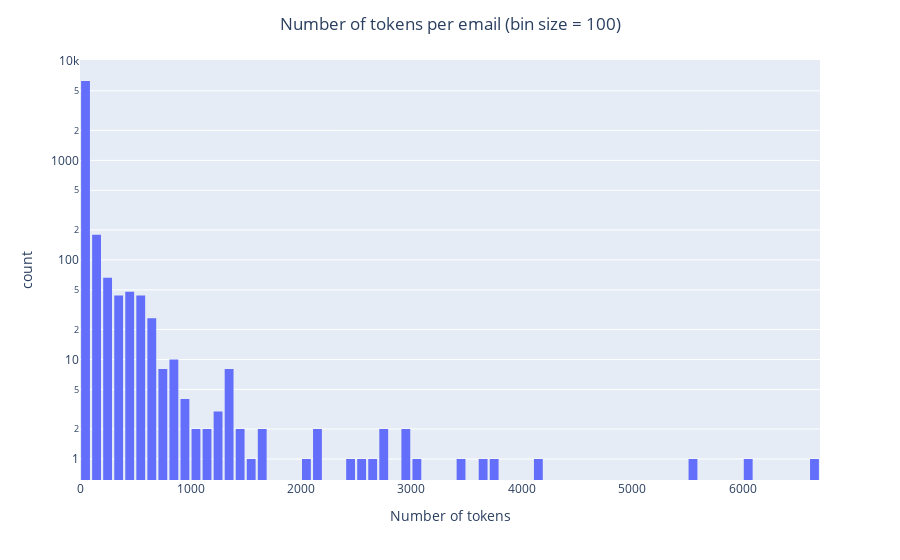

This figure's notebook cell:
### Code cell
import plotly.figure_factory as ff

def plot_tokens_distribution(values):
    ax = sns.displot(values, log=True, bins=30)
    ax.set_xlabels("Number of tokens")
    plt.title("Number of tokens per email (bin_size = 100)")
    plt.show()

    fig = px.histogram(x=values, nbins=100, log_y=True)
    fig.update_layout(bargap=0.2)
    fig.update_layout(
        xaxis_title="Number of tokens",
        title= dict(
            text=f'Number of tokens per email (bin size = 100)',
            xanchor='center',
            x=0.5),
        coloraxis_colorbar=dict(title="Sentiment")
    )
    fig.show()
    fig.write_image("assets/tokens_dist.png", scale=SCALE)


    print("Describe tokens length:", values.describe())

df['TokensLength'] = [len(x) for x in df['Tokenized']]

plot_tokens_distribution(df['TokensLength'])

### Figure 1 — Plotly figure (JSON) as saved in the notebook; plotly's stock layout.template omitted (floating-point values rounded to 4 significant figures; data arrays with more than 128 entries replaced by an {"elided": "..."} marker saying what was removed)
{"data": [{"alignmentgroup": "True", "bingroup": "x", "hovertemplate": "x=%{x}<br>count=%{y}<extra></extra>", "legendgroup": "", "marker": {"color": "#636efa"}, "name": "", "nbinsx": 100, "offsetgroup": "", "orientation": "v", "showlegend": false, "type": "histogram", "x": {"elided": "6737 int values"}, "xaxis": "x", "yaxis": "y"}], "layout": {"bargap": 0.2, "barmode": "relative", "coloraxis": {"colorbar": {"title": {"text": "Sentiment"}}}, "legend": {"tracegroupgap": 0}, "margin": {"t": 60}, "title": {"text": "Number of tokens per email (bin size = 100)", "x": 0.5, "xanchor": "center"}, "xaxis": {"anchor": "y", "domain": [0.0, 1.0], "title": {"text": "Number of tokens"}}, "yaxis": {"anchor": "x", "domain": [0.0, 1.0], "title": {"text": "count"}, "type": "log"}}}
